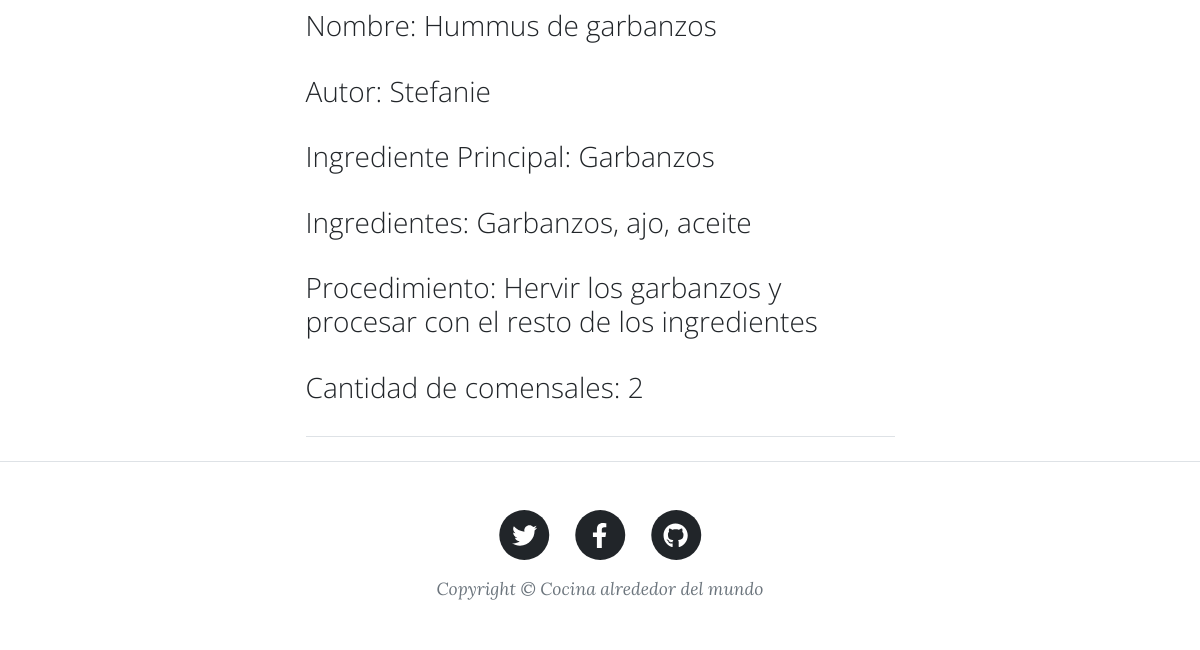
The app's page /recetas/ (lower part), older data.
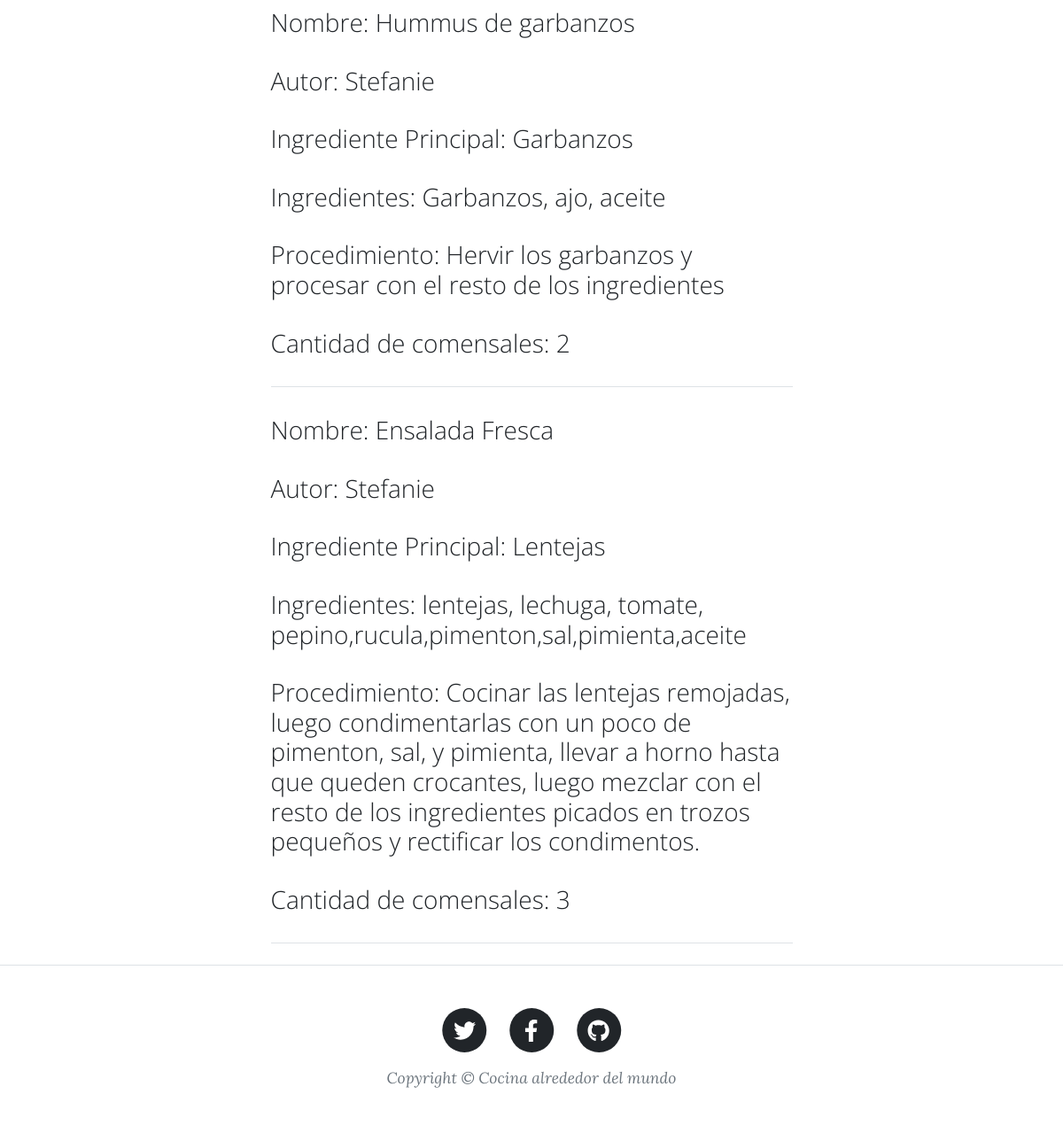
The same page, newer data.
### AppRecetasBlog/models.py (models this page shows, shortened)
class recetas_ingresadas(models.Model):
    nombre = models.CharField(max_length = 50)
    autor = models.CharField(max_length = 20)
    ingrediente_principal = models.CharField(max_length = 100)
    ingredientes = models.TextField()
    procedimiento = models.TextField()
    cantidad_de_comensales = models.IntegerField(max_length = 10)

### AppRecetasBlog/views.py (the view)
# urls.py: path('recetas/', ver_recetas_ingresadas, name="Ver_Recetas_Ingresadas"),
def ver_recetas_ingresadas(request):
    recetas = recetas_ingresadas.objects.all()
    return render(request, "recetas.html", {'recetas_ingresadas': recetas})

### AppRecetasBlog/templates/recetas.html (shortened to what this page needs)
{% extends "padre.html" %}
{% load static %}
{% block contenido_principal %}
{% for entrada_receta in recetas_ingresadas %}
<div>
    <p>Nombre: {{ entrada_receta.nombre }}</p>
    <p>Autor: {{ entrada_receta.autor }}</p>
    <p>Ingrediente Principal: {{ entrada_receta.ingrediente_principal }}</p>
    <p>Ingredientes: {{ entrada_receta.ingredientes }}</p>
    <p>Procedimiento: {{ entrada_receta.procedimiento }}</p>
    <p>Cantidad de comensales: {{ entrada_receta.cantidad_de_comensales }}</p>
</div>
<hr class="my-4" />
{% endfor %}
{% endblock %}

Row changes from the older to the newer data that the page shows:
added recetas_ingresadas: nombre "Ensalada Fresca", autor "Stefanie", ingrediente_principal "Lentejas", ingredientes "lentejas, lechuga, tomate, pepino,rucula,pimenton,sal,pimienta,aceite", procedimiento "Cocinar las lentejas remojadas, luego condimentarlas con un poco de pimenton, sal, y pimienta, llevar a horno hasta que queden crocantes, luego mezclar con el resto de los ingredientes picados en trozos pequeños y rectificar los condimentos.", cantidad_de_comensales "3"
